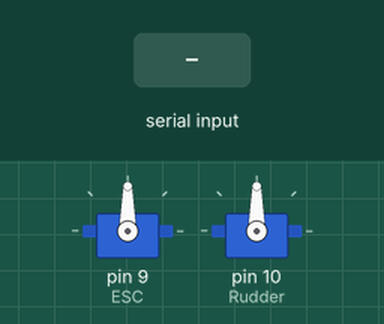
This sketch was run on a simulated Arduino Uno, built with avr-gcc and run on an emulated ATmega328P. Shown: 2 × servo. The test bench sets the inputs (shaded band). What the sketch prints to the serial monitor is not drawn.

Above: at 1.2 s.
1.3 s: "F" received over Serial
At 2.4 s:
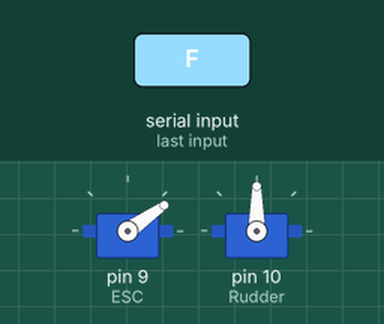
2.8 s: "G" received over Serial
At 3.6 s:
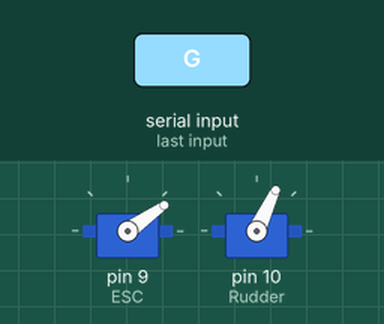
4.3 s: "I" received over Serial
At 4.8 s:
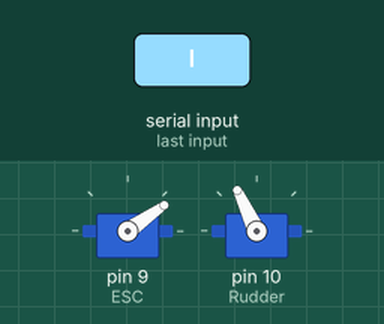
5.8 s: "S" received over Serial
At 7.0 s:
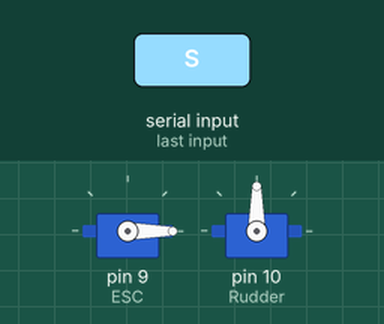
7.3 s: "R" received over Serial
At 8.2 s:
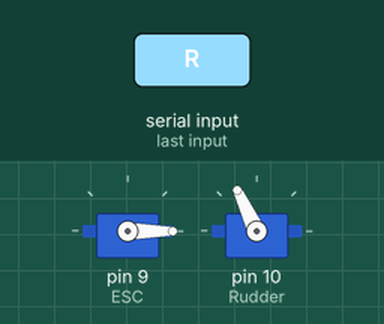
8.8 s: "L" received over Serial
At 9.4 s:
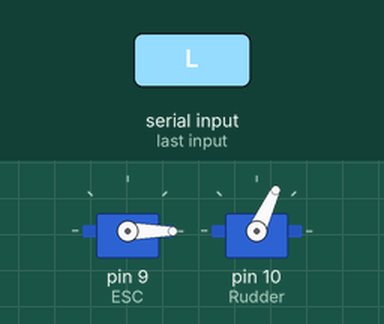
Timing chart, 0 to 11.3 s (numbered marks = the images above; inputs shaded):
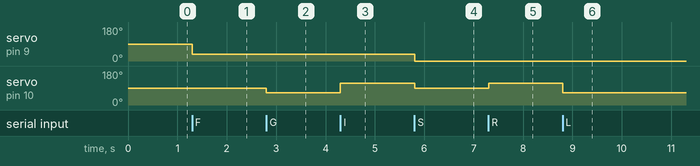

The sketch:

Hovercraft_2.0.ino
```cpp
char t;
 #include <Servo.h>
Servo ESC;
Servo Rudder;
void setup() {
ESC.attach(9, 1000, 2000);
 Rudder.attach(10);
Rudder.write(90);
Serial.begin(9600);

}

void loop() {
 if(Serial.available() > 0){ // Checks whether data is comming from the serial port
    t = Serial.read(); // Reads the data from the serial port
 }
Serial.print(t);
if (t == 'F'){
  ESC.write(35);
  Rudder.write(90);

}else if(t == 'G'){
ESC.write(35);
Rudder.write(65);
}else if(t == 'I'){
  Rudder.write(115);
 ESC.write(35);
}else if(t == 'S') {
  ESC.write(0);
  Rudder.write(90);
}else if(t == 'R') {
  ESC.write(0);
  Rudder.write(115);
}else if(t == 'L') {
  ESC.write(0);
  Rudder.write(65);
}
}
```

Measured:
- after the input at 1.3 s, servo on pin 9 (ESC): 90° → 35° at once
- after the input at 2.8 s, servo on pin 10 (Rudder): 90° → 65° at once
- after the input at 4.3 s, servo on pin 10 (Rudder): 65° → 115° at once
- after the input at 5.8 s, servo on pin 9 (ESC): 35° → 0° at once; servo on pin 10 (Rudder): 115° → 90° at once
- after the input at 7.3 s, servo on pin 10 (Rudder): 90° → 115° at once
- after the input at 8.8 s, servo on pin 10 (Rudder): 115° → 65° at once
